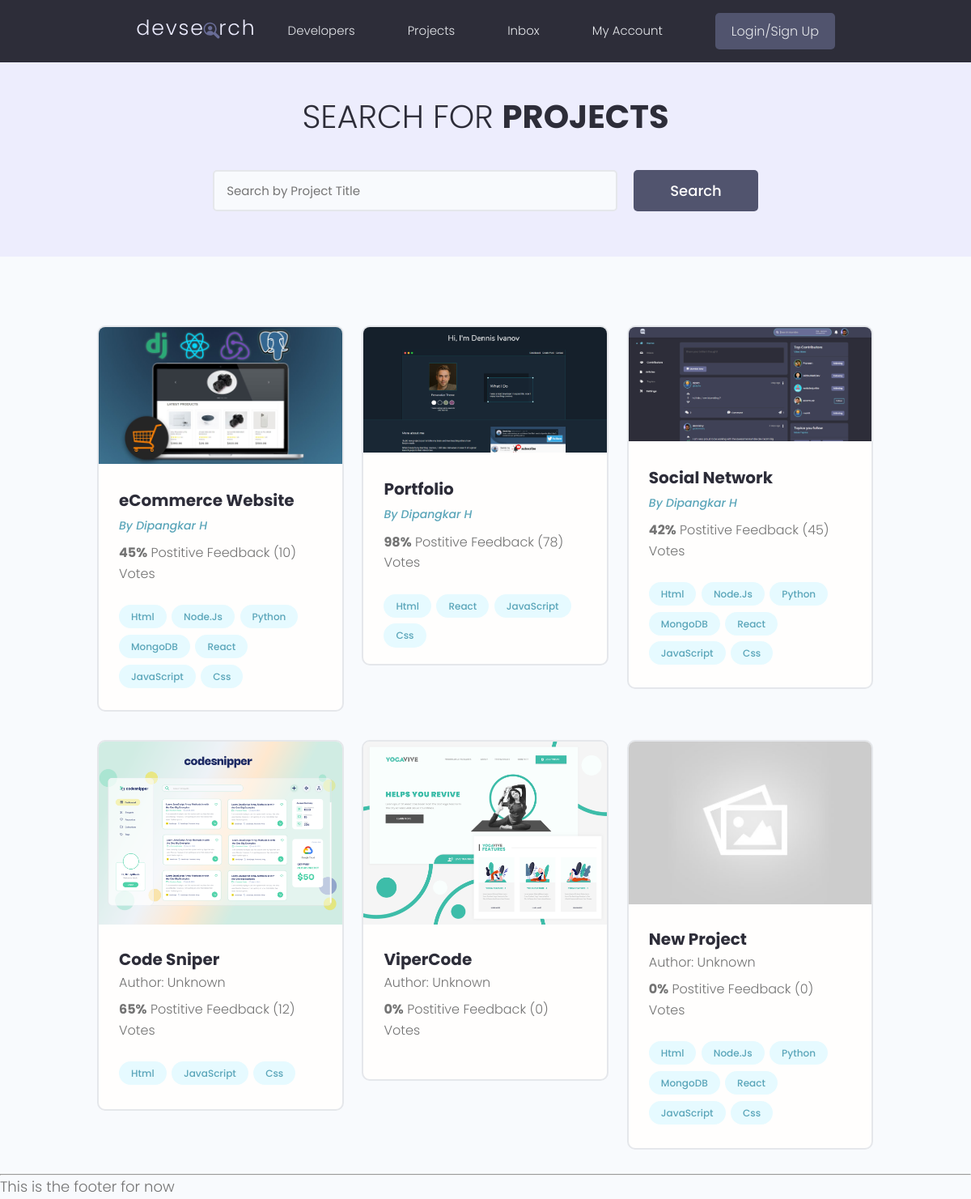
/projects/, run on the app's committed database.
### projects/models.py (models this page shows, shortened)
class Project(models.Model):
    owner = models.ForeignKey(Profile, null=True, blank=True, on_delete=models.SET_NULL)
    title = models.CharField(max_length=200)
    description = models.TextField(null=True, blank=True)
    featured_images = models.ImageField(null=True, blank=True, default="default.jpg")
    demo_link = models.CharField(max_length=2000, null=True, blank=True)
    source_link = models.CharField(max_length=2000, null=True, blank=True)
    tags = models.ManyToManyField('Tag', blank=True) # Tag Linked.
    vote_total = models.IntegerField(default=0, null=True, blank=True)
    vote_ratio = models.IntegerField(default=0, null=True, blank=True)
    created = models.DateTimeField(auto_now_add=True)
    id = models.UUIDField(default=uuid.uuid4, unique=True, primary_key=True, editable=False)

class Tag(models.Model):
    name = models.CharField(max_length=200)
    created = models.DateTimeField(auto_now_add=True)
    id = models.UUIDField(default=uuid.uuid4, unique=True, primary_key=True, editable=False)
    def __str__(self):
        return self.name

### users/models.py (models this page shows, shortened)
class Profile(models.Model):
    user = models.OneToOneField(User, on_delete=models.CASCADE, null=True, blank=True)
    name = models.CharField(max_length=200, null=True, blank=True)
    email = models.EmailField(max_length=500, null=True, blank=True)
    username = models.CharField(max_length=500, null=True, blank=True)
    location = models.CharField(max_length=500, null=True, blank=True)
    short_intro = models.CharField(max_length=200, null=True, blank=True)
    bio = models.TextField(null=True, blank=True)
    profile_image = models.ImageField(null=True, blank=True, upload_to='profiles/', default="profiles/user-default.png")
    social_github = models.CharField(max_length=200, null=True, blank=True)
    social_twitter = models.CharField(max_length=200, null=True, blank=True)
    social_linkedin = models.CharField(max_length=200, null=True, blank=True)
    social_youtube = models.CharField(max_length=200, null=True, blank=True)
    social_instagram = models.CharField(max_length=200, null=True, blank=True)
    social_website = models.CharField(max_length=200, null=True, blank=True)
    ccreated = models.DateTimeField(default=timezone.now, blank=True, null=True)
    id = models.UUIDField(default=uuid.uuid4, unique=True, primary_key=True, editable=False)

### projects/views.py (the view)
# urls.py: path('projects/', include('projects.urls')),
def projects(request):
    projects = Project.objects.all()
    context = {'projects': projects}
    return render(request, 'projects/projects.html', context)

### projects/templates/projects/projects.html (shortened to what this page needs)
{% extends 'main.html' %} {% block content %}
<main class="projects">
  <section class="hero-section text-center">
    <div class="container container--narrow">
      <div class="hero-section__box">
        <h2>Search for <span>Projects</span></h2>
      </div>
      <div class="hero-section__search">
        <form class="form" action="#" method="get">
          <div class="form__field">
            <input
              class="input input--text"
              id="formInput#search"
              type="text"
              name="text"
              placeholder="Search by Project Title"
            />
          </div>
          <input class="btn btn--sub btn--lg" type="submit" value="Search" />
        </form>
      </div>
    </div>
  </section>
  <section class="projectsList">
    <div class="container">
      <div class="grid grid--three">
        {% for project in projects %}
        <div class="column">
          <div class="card project">
            <a href="{% url 'project' project.id %}" class="project">
              <img
                style="max-width: 100%; height: auto"
                class="project__thumbnail"
                src="{{ project.featured_images.url }}"
                alt="project thumbnail"
              />
              <div class="card__body">
                <h3 class="project__title">{{project.title}}</h3>
                {% if project.owner %}
                <p>
                  <a
                    class="project__author"
                    href="{% url 'user-profile' project.owner.id %}"
                    >By {{ project.owner.name }}</a
                  >
                </p>
                {% else %}
                <p>Author: Unknown</p>
                {% endif %}
                <p class="project--rating">
                  <span style="font-weight: bold">{{project.vote_ratio}}%</span>
                  Postitive Feedback ({{project.vote_total}})
                  Vote{{project.vote_total|pluralize:"s"}}
                </p>
                <div class="project__tags">
                  {% for tag in project.tags.all %}
                  <span class="tag tag--pill tag--main">
                    <small>{{tag}}</small>
                  </span>
                  {% endfor %}
                </div>
              </div>
            </a>
          </div>
        </div>
        {% endfor %}
      </div>
    </div>
  </section>
</main>
{% endblock content %}

### templates/main.html (shortened to what this page needs)
<!DOCTYPE html>
{% load static %}
<html lang="en">
  <head>
    <link
      rel="stylesheet"
      href="https://cdn.iconmonstr.com/1.3.0/css/iconmonstr-iconic-font.min.css"
    />
    <link rel="stylesheet" href="{% static 'uikit/styles/uikit.css' %}" />
    <link rel="stylesheet" href="{% static 'styles/app.css' %}" />
  </head>
  <body>
    {% include 'navbar.html'%}
    {% block content %} {% endblock content %}
    <hr />
    <footer>
      <h6>This is the footer for now</h6>
    </footer>
  </body>
</html>

### templates/navbar.html (shortened to what this page needs)
{% load static %}
<header class="header">
  <div class="container container--narrow">
    <a href="{% url 'profiles' %}" class="header__logo">
      <img src="{% static 'images/logo.svg' %}" alt="DevSearch Logo" />
    </a>
    <nav class="header__nav">
      <ul class="header__menu">
        <li class="header__menuItem">
          <a href="{% url 'profiles' %}">Developers</a>
        </li>
        <li class="header__menuItem">
          <a href="{% url 'projects' %}">Projects</a>
        </li>
        <li class="header__menuItem"><a href="inbox.html">Inbox</a></li>
        <li class="header__menuItem"><a href="account.html">My Account</a></li>
        {% if request.user.is_authenticated %}
        <li class="header__menuItem">
          <a href="{% url 'create-project' %}">Add Project</a>
        </li>
        <li class="header__menuItem">
          <a href="{% url 'logout' %}" class="btn btn--sub">Logout</a>
        </li>
        {% else %}
        <li class="header__menuItem">
          <a href="{% url 'login' %}" class="btn btn--sub">Login/Sign Up</a>
        </li>
        {% endif %}
      </ul>
    </nav>
  </div>
</header>

### static/styles/app.css (style rules this page uses)
:root { --color-sub: #2d2d39; }
.btn--sub { background-color: var(--color-sub-light); }
.card { border: 2px solid var(--color-light); }
img { width: 100%; }
.header { position: sticky; z-index: 111; background-color: var(--color-sub); padding: 1.5rem 0; }
.header > .container { display: flex; justify-content: space-between; align-items: center; }
.header__logo > img { height: 3.8rem; }
.header__nav > ul { display: inline-flex; align-items: center; list-style: none; gap: 6.5rem; }
.header__menuItem > a { color: var(--color-light); font-weight: 300; }
.hero-section { height: 40vh; display: flex; align-items: center; background-color: var(--color-sub); }
.hero-section__box { margin-bottom: 4rem; }
.hero-section__box > h2, .hero-section__box > h2 > span { font-size: 4rem; color: var(--color-light); line-height: 1.3; text-transform: uppercase; }
.hero-section__box > h2 { font-weight: 300; }
.hero-section__box > h2 > span { font-weight: 700; }
.hero-section__search > .form { display: flex; align-items: center; justify-content: center; gap: 2rem; }
.hero-section__search > .form input.input--text { width: 50rem; }
.project__author { font-size: 1.4rem; font-style: italic; }
.project--rating { margin-bottom: 1.6em; margin-top: .5em; }
.projects > .hero-section { background: var(--color-sub-lighter); height: 30vh; }
.projects .hero-section__box { margin-bottom: 2.5rem; }
.projects .hero-section__box > h2 { color: var(--color-sub); }
.projects .hero-section__box > h2 > span { font-weight: 700; color: var(--color-sub); }
.projectsList { margin-top: 8rem; }
.project__thumbnail { height: 25rem; object-fit: cover; object-position: top center; }
.project__title { font-size: 2rem; font-weight: 700; color: var(--color-sub); }

### static/uikit/styles/modules/_variables.css (style rules this page uses)
:root { --color-main: #5aa5b9; --color-main-light: #e6faff; --color-sub: #3f4156; --color-sub-light: #51546e; --color-sub-lighter: #ededfd; --color-text: #737373; --color-gray: #8b8b8b; --color-light: #e5e7eb; --color-light-gray: #767676; --color-bg: #f8fafd; --color-white: #fffefd; --color-white-light: #f3f3f3; --color-success: #359e64; --color-success-bg: #def8e8; --color-error: #fc4b0b; --color-error-bg: #fff2ee; --font-base: 'Poppins', arial, helvetica, 'Segoe UI', roboto, ubuntu, sans-serif; --font-monospace: 'Fira Code', 'Courier New', courier, monospace; --font-regular: 300; --font-medium: 500; --font-bold: 700; --generic-shadow: 1px 1px 5px #00000010; --generic-transition: all 0.3s ease-in-out; }

### static/uikit/styles/modules/_base.css (style rules this page uses)
* { margin: 0; padding: 0; box-sizing: border-box; text-rendering: optimizeLegibility; color: inherit; font-size: inherit; }
html { font-size: 50%; }
@media only screen and (min-width: 480px) { html { font-size: 56.25%; } }
@media only screen and (min-width: 1200px) { html { font-size: 62.5%; } }
body { line-height: 1.6; font-weight: 400; font-size: 1.5rem; color: var(--color-text); background-color: var(--color-bg); min-height: 100vh; }

### static/uikit/styles/modules/_typography.css (style rules this page uses)
* { font-family: var(--font-base); }
h2 { font-size: 3.6rem; font-weight: var(--font-bold); }
h3 { font-size: 3.2rem; font-weight: var(--font-medium); }
h5, h6 { font-weight: var(--font-regular); }
h6 { font-size: 1.8rem; }
p, span, strong { font-size: 1.6rem; color: var(--color-text); font-weight: var(--font-regular); }
a { padding-bottom: 2px; text-decoration: none; display: inline-block; color: var(--color-main); font-weight: var(--font-medium); }

### static/uikit/styles/modules/_utilities.css (style rules this page uses)
.container { width: 92%; max-width: 165rem; margin: 0 auto; box-sizing: border-box; }
.container--narrow { width: 92%; max-width: 120rem; }
@media screen and (min-width: 1000px) { .container { width: 90%; } }
@media screen and (min-width: 1000px) { .container--narrow { width: 85%; } }
@media screen and (min-width: 1200px) { .container { width: 80%; } }
@media screen and (min-width: 1200px) { .container--narrow { width: 72%; } }
.text-center { text-align: center; }

### static/uikit/styles/modules/_card.css (style rules this page uses)
.card { border-radius: 1rem; background-color: var(--color-white); border: 1.5px solid var(--color-light); width: auto; height: auto; margin-top: 0.5rem; margin-bottom: 0.5rem; overflow: hidden; }
.card__body, .card__header { padding: 2rem 2.5rem; }

### static/uikit/styles/modules/_form.css (style rules this page uses)
.form { display: block; }
.form__field { margin-top: 1.5rem; margin-bottom: 1.5rem; }
input.input[type='text'], input.input[type='email'], input.input[type='password'], input.input[type='number'], textarea.input { min-width: 24rem; width: 100%; padding: 1.2rem 1.5rem; border-radius: 0.5rem; border: 2px solid var(--color-light); transition: all 0.3s ease-in-out; background-color: var(--color-bg); }

### data on the page
Project: featured_images (picture), title "eCommerce Website", owner.name "Dipangkar H", vote_ratio "45", vote_total "10"
Tag: name "Html"
Tag: name "Node.Js"
Tag: name "Python"
Tag: name "MongoDB"
Tag: name "React"
Tag: name "JavaScript"
Tag: name "Css"
Project: featured_images (picture), title "Portfolio", owner.name "Dipangkar H", vote_ratio "98", vote_total "78"
Project: featured_images (picture), title "Social Network", owner.name "Dipangkar H", vote_ratio "42", vote_total "45"
Project: featured_images (picture), title "Code Sniper", shows "Author: Unknown", vote_ratio "65", vote_total "12"
Project: featured_images (picture), title "ViperCode", shows "Author: Unknown", vote_ratio "0", vote_total "0"
Project: featured_images (placeholder picture), title "New Project", shows "Author: Unknown", vote_ratio "0", vote_total "0"
